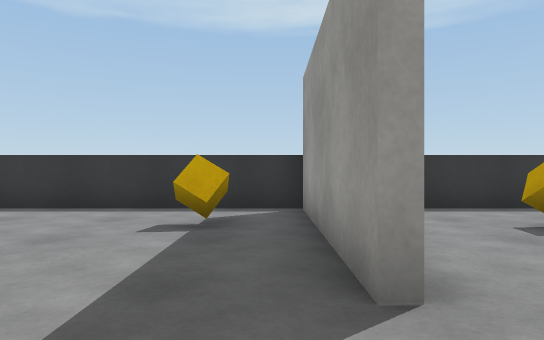
[1] (above)

19 first-person views from a walk through a scene from a Unity 3-D project. The camera is 0.72 m above the floor, looks level and sees 70° across. The floor is counted in squares, 1 m on a side. Each view is taken from the middle of a square. On the plan, view 1 faces up. The plan holds only what a view shows up to about 11 squares ahead; the rest is blank. The player is left out. Surface patterns are stand-ins for the level's own textures.

[2]
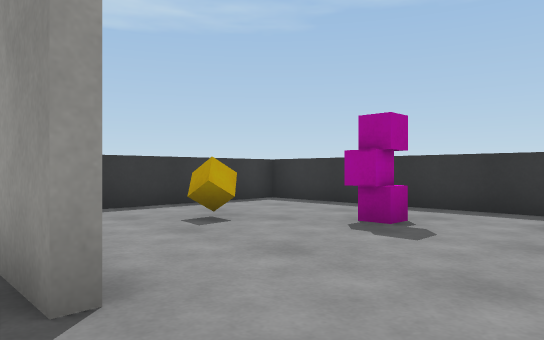

[3]
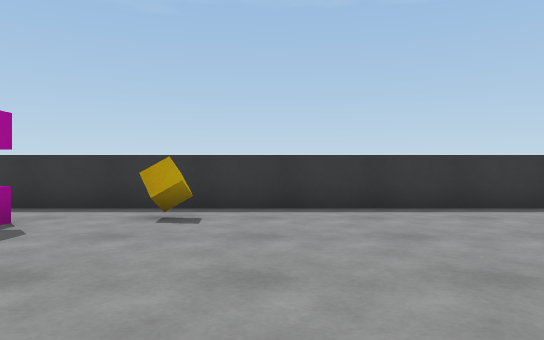

[4]
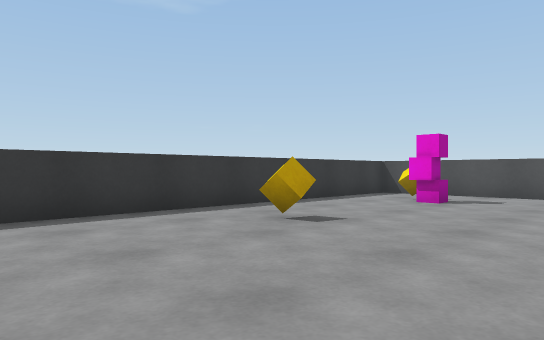

[5]
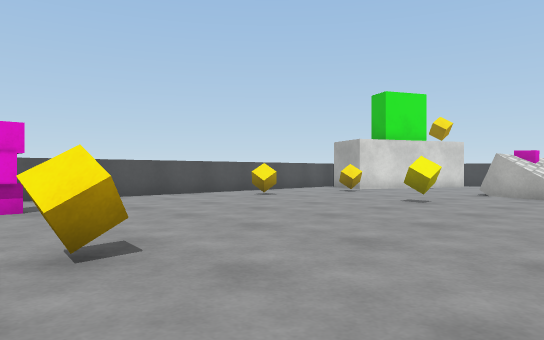

[6]
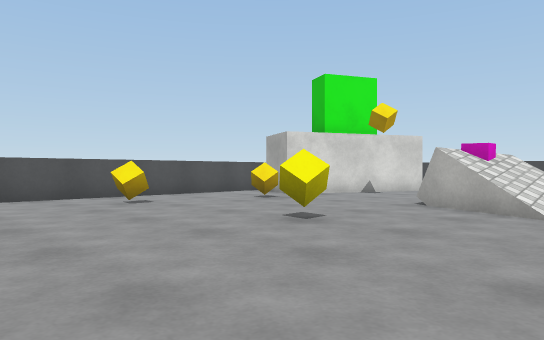

[7]
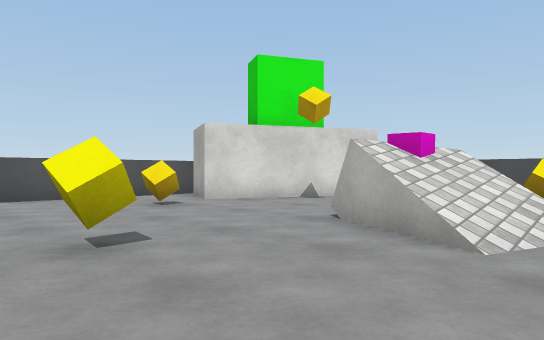

[8]
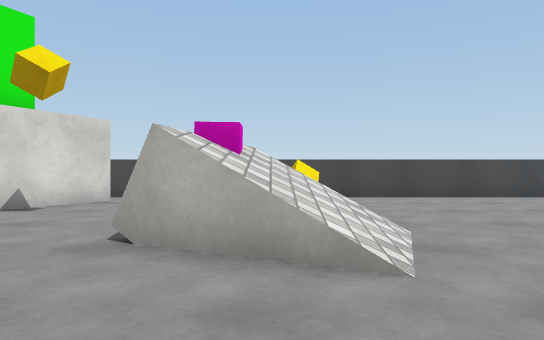

[9]
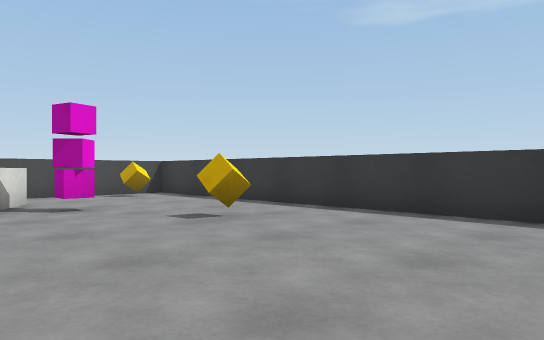

[10]
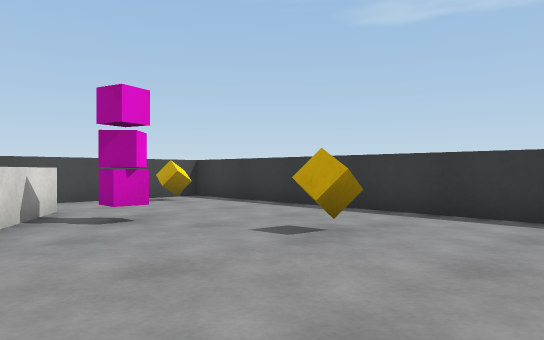

[11]
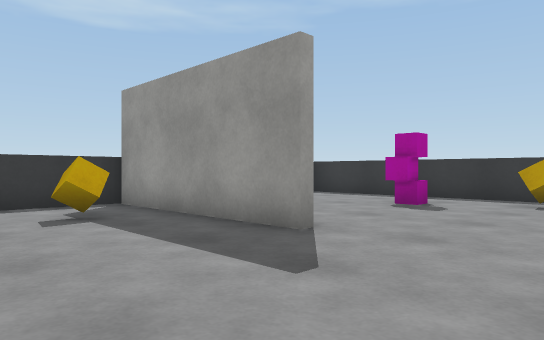

[12]
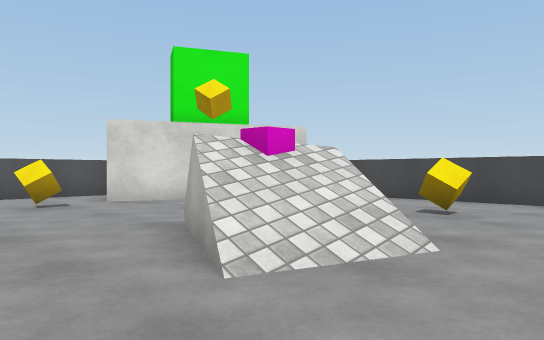

[13]
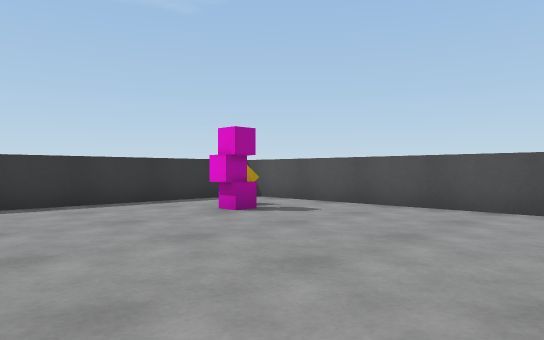

[14]
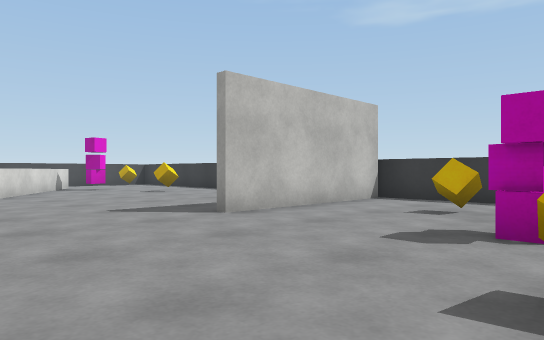

[15]
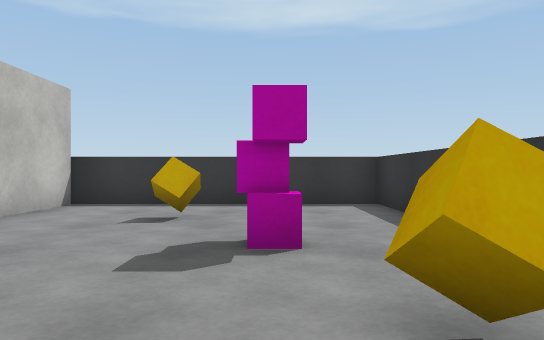

[16]
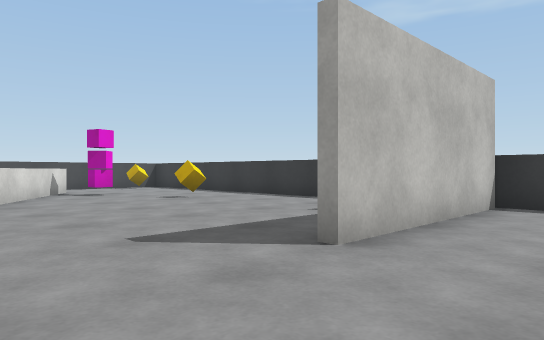

[17]
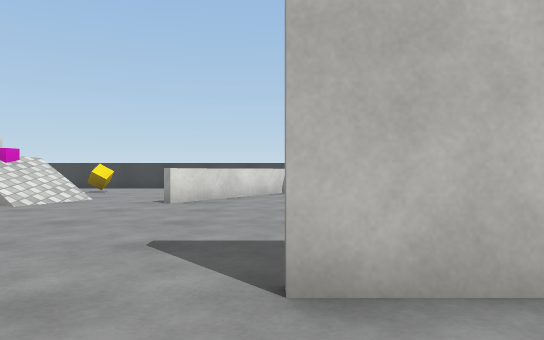

[18]
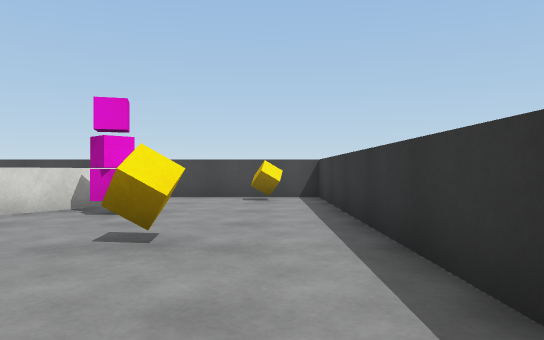

[19]
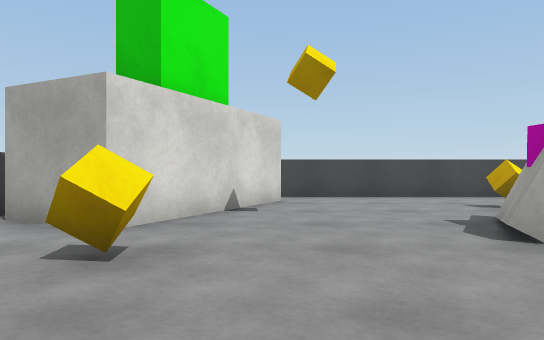

### Floor plan
Points are (right, up) in squares from view 1. A wall is a line through its corners. A room is listed if a view was taken in it or the views show most of it. See-through windows are left out.
Room 1 (views 1, 2, 3, 4, 5, 6, 7, 8, 9, 10, 11, 12, 13, 14, 15, 16, 17, 18, 19)
walls: (-5.4, -4.5) (-5.9, -5.5) (-7.7, -4.6); (0.6, 2) (0.6, 7.1); (0.8, 7.1) (0.8, 2); (-10.4, 3.1) (-5.3, -0.2); (-11.2, -7.8) (-6.6, -10) (-7.5, -11.8); (-7.4, -12.3) (7.2, -12.3); (7.2, -11.2) (7.2, 7.3) (-12.3, 7.3) (-12.3, -8.2)
low walls: (-4.8, -3.4) (-5.3, -4.4)
objects: other object (-11, 6); other object (-9, -3); other object (-8, 3); other object (-8, 4); other object (-6, -4); other object (-6, 5); other object (-5, -9); other object (-2, -10); other object (-2, -6); other object (-1, 5); other object (4, 5); other object (5, -10); other object (5, -5); other object (5, 3); other object (6, -10); other object (6, 1)

Where each view was taken, in squares from view 1:
view 1: 0 up, 0 right, facing up
view 2: 0 up, 0 right, facing up-right
view 3: 1 down, 0 right, facing right
view 4: 1 down, 1 right, facing down-right
view 5: 2 down, 6 right, facing down-left
view 6: 2 down, 2 right, facing down-left
view 7: 2 down, 1 left, facing down-left
view 8: 4 down, 2 left, facing left
view 9: 1 up, 1 left, facing up-left
view 10: 1 up, 3 left, facing up-left
view 11: 1 down, 3 left, facing up-right
view 12: 1 down, 3 left, facing down-left
view 13: 5 down, 1 left, facing down-right
view 14: 2 down, 6 right, facing up-left
view 15: 1 down, 5 right, facing up
view 16: 1 down, 3 right, facing up-left
view 17: 2 up, 3 right, facing left
view 18: 6 up, 2 left, facing left
view 19: 8 down, 2 left, facing left
